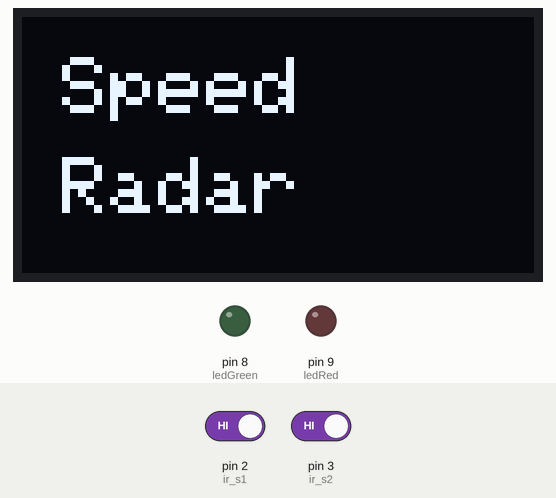
Bench run of a sketch on a simulated Arduino Uno, built with avr-gcc and run on an emulated ATmega328P. Shown: 128×64 one-colour display, output pins drawn as LEDs (lit = HIGH). Inputs (shaded band) come from the test bench; at power-on: pin 2 (ir_s1) HIGH, pin 3 (ir_s2) HIGH. What the sketch prints to the serial monitor is not drawn.

Above: at 3.2 s.
3.3 s: pin 2 (ir_s1) driven LOW
4.8 s: pin 3 (ir_s2) driven LOW
At 5.9 s:
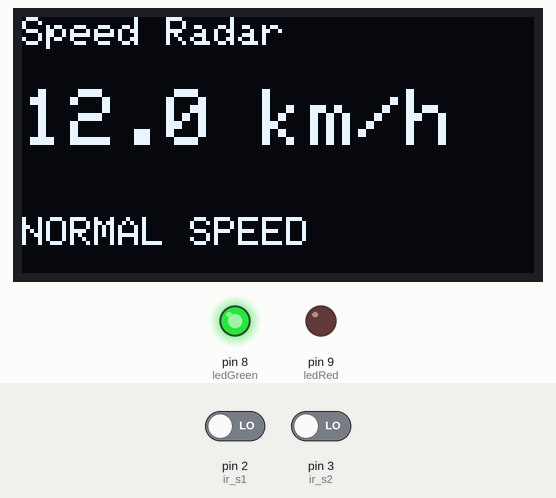
At 9.4 s:
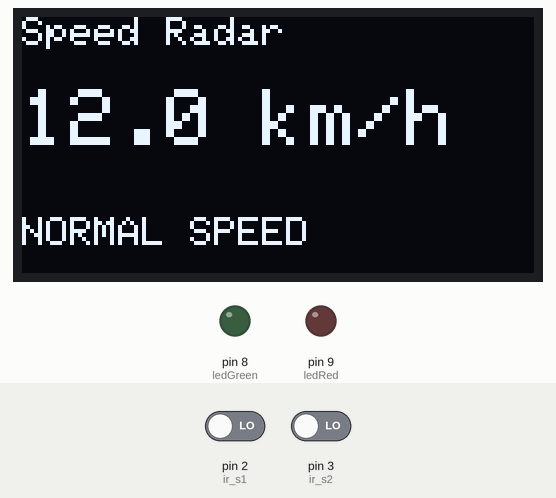
Timing chart, 0 to 10.9 s (numbered marks = the images above; inputs shaded):
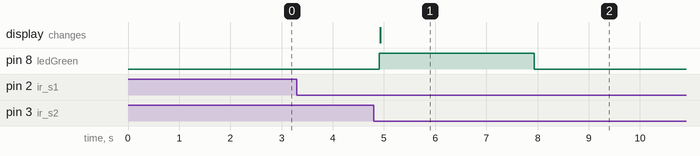

Measured:
- after the input at 3.3 s, every drawn part: stays the same
- after the input at 4.8 s, pin 8 (ledGreen): LOW → HIGH after 0.11 s, → LOW 3.0 s later; the display: changes after 0.13 s (image 1)

The sketch:

IoT-Speed-Radar.ino
```cpp
#include <Wire.h>
#include <Adafruit_GFX.h>
#include <Adafruit_SSD1306.h>

#define SCREEN_WIDTH 128
#define SCREEN_HEIGHT 64

Adafruit_SSD1306 display(SCREEN_WIDTH, SCREEN_HEIGHT, &Wire, -1);

int ir_s1 = 2;
int ir_s2 = 3;

int ledGreen = 8;
int ledRed = 9;

float timer1;
float timer2;
float Time;

int flag1 = 0;
int flag2 = 0;

const float ACTUAL_DISTANCE = 0.2;
const float SIMULATED_DISTANCE = 5.0;

float speed = 0;

void setup() {

  Serial.begin(9600);

  pinMode(ir_s1, INPUT);
  pinMode(ir_s2, INPUT);

  pinMode(ledGreen, OUTPUT);
  pinMode(ledRed, OUTPUT);

  digitalWrite(ledGreen, LOW);
  digitalWrite(ledRed, LOW);

  if (!display.begin(SSD1306_SWITCHCAPVCC, 0x3C)) {
    while (true);
  }

  display.clearDisplay();
  display.setTextColor(SSD1306_WHITE);

  display.setTextSize(2);
  display.setCursor(10,10);
  display.println("Speed");
  display.setCursor(10,35);
  display.println("Radar");
  display.display();

  delay(2000);
}

void loop() {

  if (flag1 == 0 && digitalRead(ir_s1) == LOW) {

    timer1 = millis();
    flag1 = 1;

    Serial.println("Senzor 1 detectat");

    delay(100);
  }

  if (flag1 == 1 && flag2 == 0 && digitalRead(ir_s2) == LOW) {

    timer2 = millis();
    flag2 = 1;

    Serial.println("Senzor 2 detectat");

    delay(100);
  }

  if (flag1 && flag2) {

    Time = (timer2 - timer1) / 1000.0;

    if (Time > 0) {

      speed = (ACTUAL_DISTANCE / Time);
      speed *= (SIMULATED_DISTANCE / ACTUAL_DISTANCE);
      speed *= 3.6;

      Serial.print("Speed = ");
      Serial.println(speed);
    }

    display.clearDisplay();

    display.setTextSize(1);
    display.setCursor(0,0);
    display.print("Speed Radar");

    display.setTextSize(2);
    display.setCursor(0,18);
    display.print(speed,1);
    display.print(" km/h");

    display.setTextSize(1);
    display.setCursor(0,50);

    if(speed > 50){

      display.print("OVER SPEED");

      digitalWrite(ledRed,HIGH);
      digitalWrite(ledGreen,LOW);

    }
    else{

      display.print("NORMAL SPEED");

      digitalWrite(ledGreen,HIGH);
      digitalWrite(ledRed,LOW);

    }

    display.display();

    delay(3000);

    digitalWrite(ledRed,LOW);
    digitalWrite(ledGreen,LOW);

    while(digitalRead(ir_s1)==LOW || digitalRead(ir_s2)==LOW);

    delay(300);

    speed = 0;
    flag1 = 0;
    flag2 = 0;
  }
}
```
